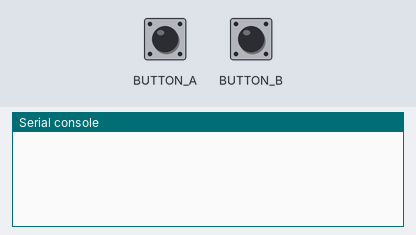
This program was run on a simulated Circuit Playground running CircuitPython. On the bench: the last lines printed to the serial console. Inputs (shaded band) come from the test bench.

Above: at 1.2 s.
1.3 s: button A pressed for 0.15 s
At 2.6 s:
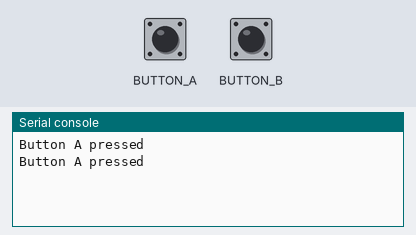
2.9 s: button B pressed for 0.15 s
At 4.2 s:
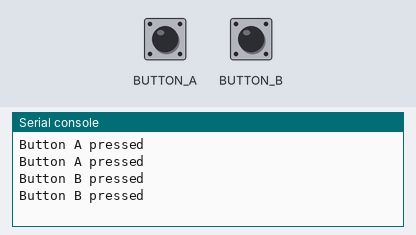

The program:

Buttons.py
```python
import time
from adafruit_circuitplayground import cp

def button_A_or_B():
    while True:
        # checks to see if button A is pressed
        if cp.button_a:
            print("Button A pressed")

        # checks to see if button B is pressed
        if cp.button_b:
            print("Button B pressed")
        time.sleep(0.1)

def main():
    button_A_or_B()

main()
```

Measured:
- after the input at 1.3 s, the serial console: prints a new line at once (image 1)
- after the input at 2.9 s, the serial console: prints a new line at once (image 2)
